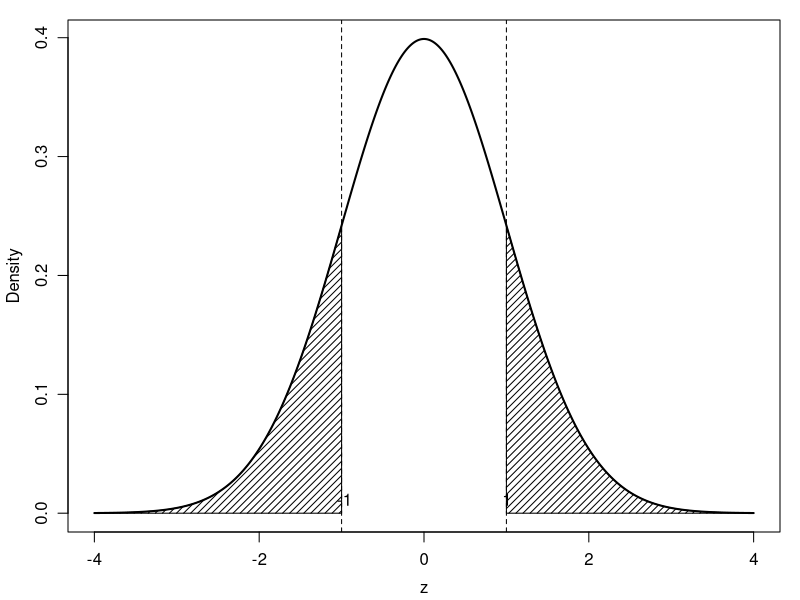

Reproduce this figure in R.
pdf("normal_symmetry.pdf", width = 3, height = 2.75)

par(
    mar  = c(3.4, 3.4, 1, 1),  # minimal bottom/left for labels, almost nothing top/right
    mgp  = c(2.25, 0.85, 0)
)

x <- seq(-4, 4, length = 1000)
y <- dnorm(x)

a <- -1
b <- 1


# ---- P(Z < a or Z > b)
plot(
    x, y,
    type = "l",
    lwd = 2,
    xlab = "z",
    ylab = "Density"#,
    # main = expression(P(Z < a ~or~ Z > b))
)

# left tail
x_left <- seq(-4, a, length = 500)
y_left <- dnorm(x_left)

polygon(
    c(-4, x_left, a),
    c(0, y_left, 0),
    density = 20
)

# right tail
x_right <- seq(b, 4, length = 500)
y_right <- dnorm(x_right)

polygon(
    c(b, x_right, 4),
    c(0, y_right, 0),
    density = 20
)

abline(v = a, lty = 2)
abline(v = b, lty = 2)

text(a-0.18, 0.01, "-1", pos = 4)
text(b+0.18, 0.01, "1", pos = 2)

dev.off()
